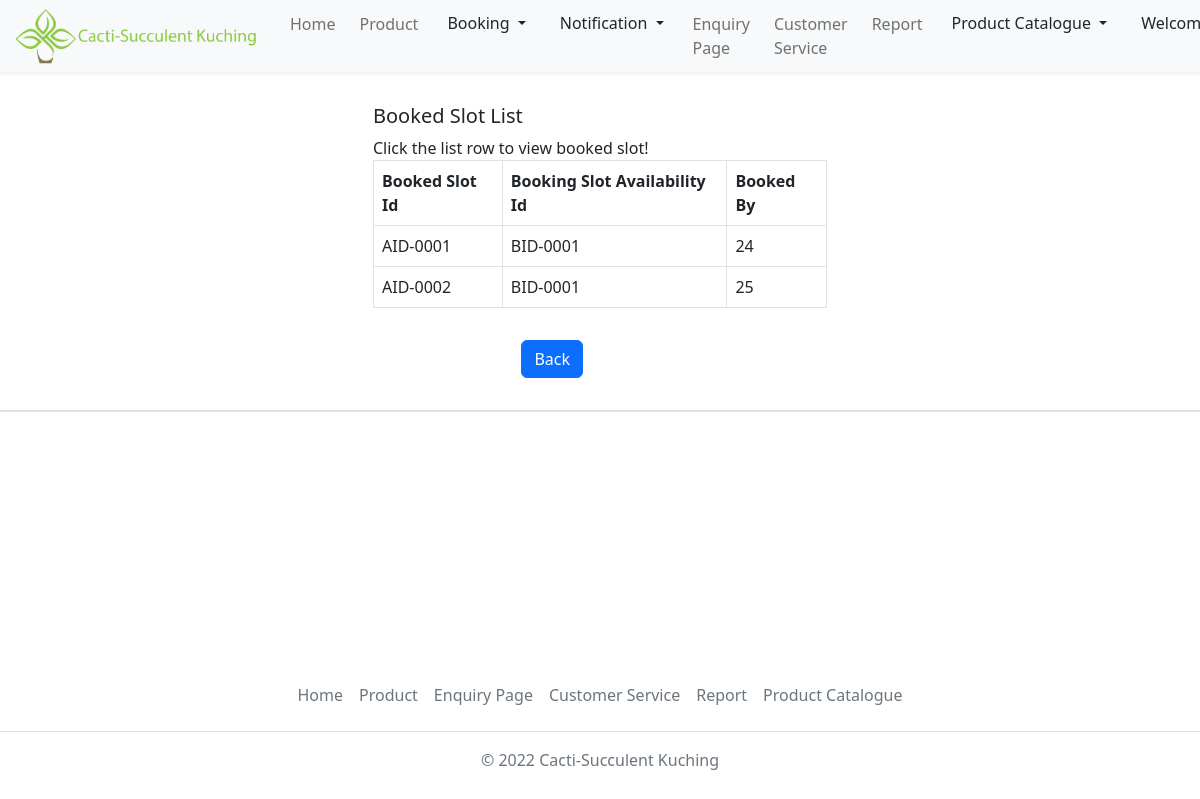
/admin/searchBookedSlot.php (signed in), run on an earlier commit of the app's database.
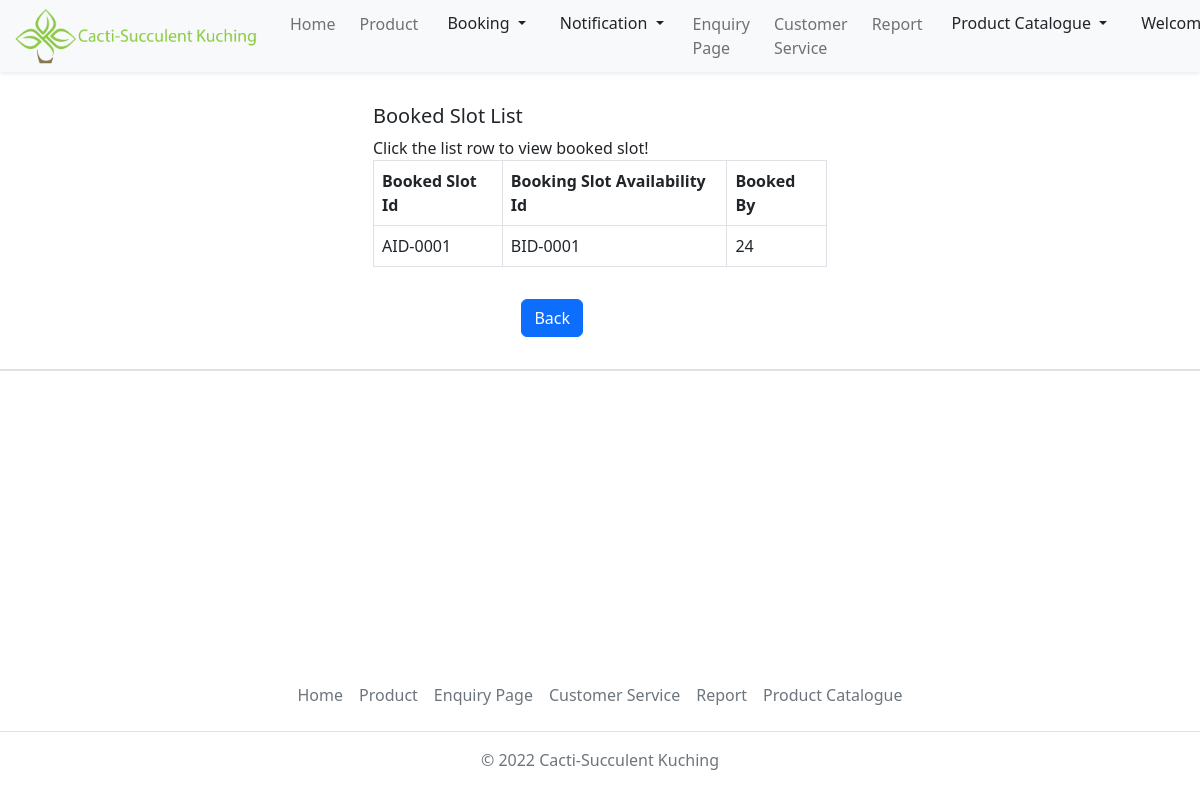
And on a later commit of the database.
### tables this page shows
CREATE TABLE `tblbookedslot` (
  `bookedSlotId` varchar(15) NOT NULL,
  `bookingSlotId` varchar(15) DEFAULT NULL,
  `bookedBy` varchar(32) DEFAULT NULL,
  `create_on` timestamp NOT NULL DEFAULT current_timestamp() ON UPDATE current_timestamp()
);

### admin/searchBookedSlot.php (the view, shortened to what the changed rows need)
<?php
    include('../Account.php');
?>
<!DOCTYPE html>
<html lang="en">
    <head>
        <link rel="stylesheet" href="..\styles\homepage.css">
        <link href="https://cdn.jsdelivr.net/npm/bootstrap@5.2.2/dist/css/bootstrap.min.css" rel="stylesheet">
    </head>
<body>
<?php
	$SQL = "SELECT * FROM tblBookedSlot";
	$Result = mysqli_query($con, $SQL);
	if(mysqli_num_rows($Result) > 0)
	{
	?>
		<div class="row">
			<div class="form-group row col-md-5 p-3 mx-auto">
         		<br/>
				<form class="contact100-form validate-form" method="POST">
					<table id="example" class="table table-bordered table-hover">
				 		<thead>
                			<tr>
            					<th>Booked Slot Id</th>
								<th>Booking Slot Availability Id</th>
								<th>Booked By</th>
           					</tr>
                  		</thead>
                		<tbody>
						<?php
							for($i = 0; $i < mysqli_num_rows($Result); $i++)
							{
								$RecRow = mysqli_fetch_array($Result);
								echo "<tr class = \"Row\"";
								if($_GET['Id'] == "E")
								echo "onclick = \"location = 'editBookedSlot.php?Id=".$RecRow['bookedSlotId']."'\"";
								else echo  "onclick = \"location = 'viewBookedSlot.php?Id=".$RecRow['bookedSlotId']."'\"";
								echo ">";
								echo "<td>".$RecRow['bookedSlotId']."</td>";
								echo "<td>".$RecRow['bookingSlotId']."</td>";
								echo "<td>".$RecRow['bookedBy']."</td>";
								echo "</tr>";
							}
						?>
					  	</tbody>
					</table>
				</form>
			</div>
		</div>
	<?php
	}
?>
</body>
</html>

What changed in the data, as far as the page shows it:
removed tblbookedslot: bookedSlotId "AID-0002", bookingSlotId "BID-0001", bookedBy "25"
